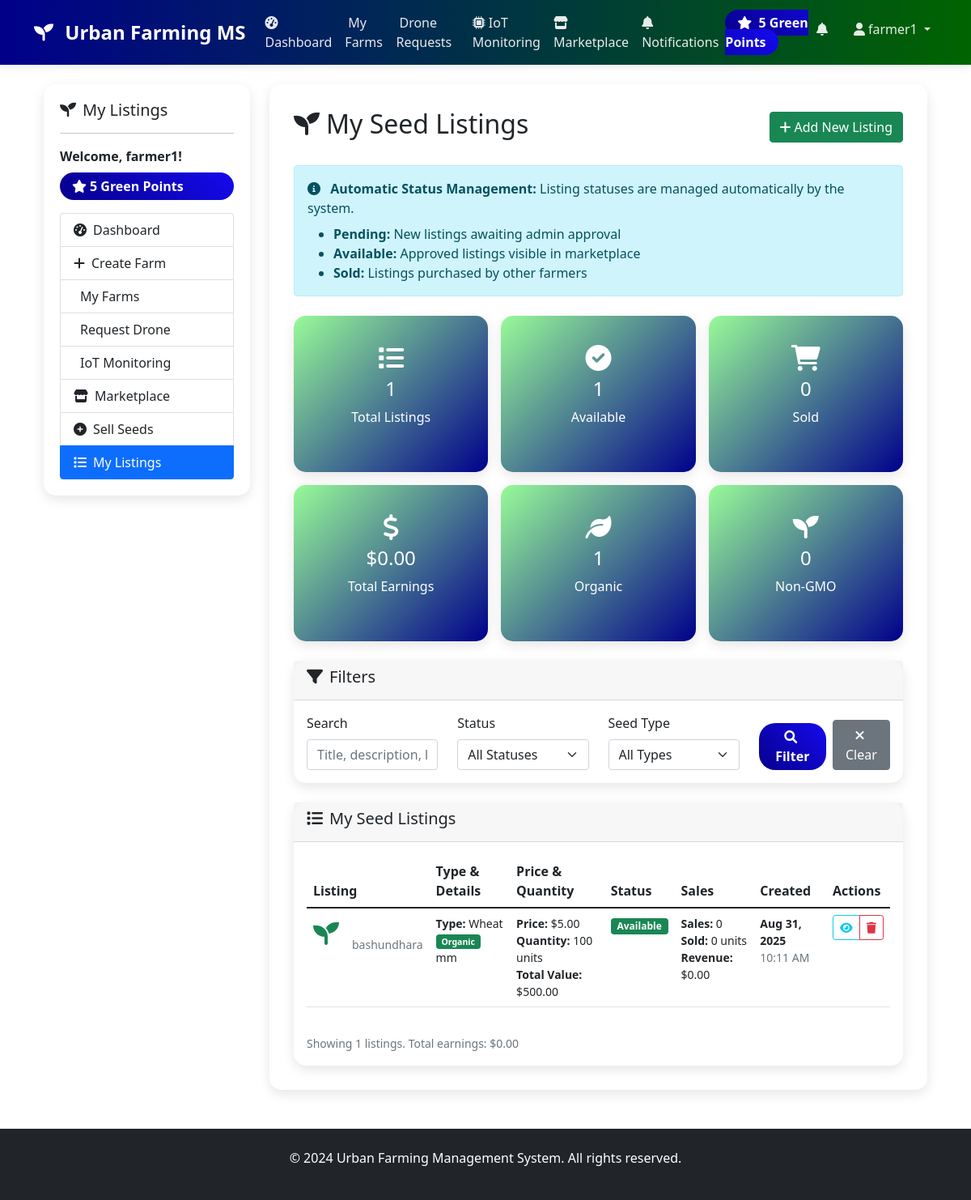
The page /my_listings.php (signed in) on the database its author committed.
### tables this page shows
CREATE TABLE `seed_listings` (
  `id` int(11) NOT NULL,
  `seller_id` int(11) NOT NULL,
  `seed_type` varchar(100) NOT NULL,
  `quantity` int(11) NOT NULL,
  `price` decimal(10,2) NOT NULL,
  `location` varchar(255) NOT NULL,
  `is_organic` tinyint(1) DEFAULT 0,
  `is_non_gmo` tinyint(1) DEFAULT 0,
  `description` text DEFAULT NULL,
  `status` enum('pending','available','sold') DEFAULT 'pending',
  `approved_by` int(11) DEFAULT NULL,
  `approved_at` timestamp NULL DEFAULT NULL,
  `notes` text DEFAULT NULL,
  `buyer_id` int(11) DEFAULT NULL,
  `green_points_earned_seller` int(11) DEFAULT 0,
  `green_points_earned_buyer` int(11) DEFAULT 0,
  `created_at` timestamp NOT NULL DEFAULT current_timestamp(),
  `updated_at` timestamp NOT NULL DEFAULT current_timestamp() ON UPDATE current_timestamp()
);

### my_listings.php (the view, shortened to what the rows shown need)
<?php
$database = new Database();
$db = $database->getConnection();
$where_conditions = ["sl.seller_id = ?"];
$params = [$_SESSION['user_id']];
$where_clause = 'WHERE ' . implode(' AND ', $where_conditions);
$listings_query = "SELECT sl.*,
                          COUNT(DISTINCT s.id) as total_sales,
                          SUM(s.quantity) as total_quantity_sold,
                          SUM(s.total_price) as total_revenue
                   FROM seed_listings sl
                   LEFT JOIN seed_sales s ON sl.id = s.listing_id
                   $where_clause
                   GROUP BY sl.id
                   ORDER BY sl.created_at DESC";
$listings_stmt = $db->prepare($listings_query);
$listings_stmt->execute($params);
$my_listings = $listings_stmt->fetchAll(PDO::FETCH_ASSOC);
include 'includes/header.php';
?>
<div class="container-fluid">
    <div class="row">
        <div class="col-md-9">
            <div class="main-content">
                <div class="d-flex justify-content-between align-items-center mb-4">
                    <h2><i class="fas fa-seedling me-2"></i>My Seed Listings</h2>
                </div>
                <div class="card">
                    <div class="card-body">
                        <?php if(empty($my_listings)): ?>
                            <div class="text-center py-4">
                                <i class="fas fa-seedling fa-3x text-muted mb-3"></i>
                                <p class="text-muted">No seed listings found matching your criteria.</p>
                                <a href="sell_seeds.php" class="btn btn-success">
                                    <i class="fas fa-plus me-1"></i>Create Your First Listing
                                </a>
                            </div>
                        <?php else: ?>
                            <div class="table-responsive">
                                <table class="table table-hover">
                                    <thead>
                                        <tr>
                                            <th>Listing</th>
                                            <th>Type & Details</th>
                                            <th>Price & Quantity</th>
                                            <th>Status</th>
                                            <th>Sales</th>
                                            <th>Created</th>
                                            <th>Actions</th>
                                        </tr>
                                    </thead>
                                    <tbody>
                                        <?php foreach($my_listings as $listing): ?>
                                            <tr>
                                                <td>
                                                    <div class="d-flex align-items-center">
                                                        <div class="avatar me-3">
                                                            <i class="fas fa-seedling fa-2x text-success"></i>
                                                        </div>
                                                        <div>
                                                            <br>
                                                            <small class="text-muted"><?php echo htmlspecialchars($listing['location']); ?></small>
                                                        </div>
                                                    </div>
                                                </td>
                                                <td>
                                                    <div class="small">
                                                        <div><strong>Type:</strong> <?php echo ucfirst($listing['seed_type']); ?></div>
                                                        <div class="text-muted">
                                                            <?php if($listing['is_organic']): ?>
                                                                <span class="badge bg-success me-1">Organic</span>
                                                            <?php endif; ?>
                                                        </div>
                                                        <?php if($listing['description']): ?>
                                                            <div class="text-truncate" style="max-width: 200px;">
                                                                <?php echo htmlspecialchars($listing['description']); ?>
                                                            </div>
                                                        <?php endif; ?>
                                                    </div>
                                                </td>
                                                <td>
                                                    <div class="small">
                                                        <div><strong>Price:</strong> $<?php echo number_format($listing['price'], 2); ?></div>
                                                        <div><strong>Quantity:</strong> <?php echo number_format($listing['quantity']); ?> units</div>
                                                        <div><strong>Total Value:</strong> $<?php echo number_format($listing['price'] * $listing['quantity'], 2); ?></div>
                                                    </div>
                                                </td>
                                                <td>
                                                    <?php if($listing['status'] == 'available'): ?>
                                                        <span class="badge bg-success">Available</span>
                                                    <?php elseif($listing['status'] == 'sold'): ?>
                                                        <span class="badge bg-warning">Sold</span>
                                                    <?php elseif($listing['status'] == 'pending'): ?>
                                                        <span class="badge bg-info">Pending</span>
                                                    <?php endif; ?>
                                                </td>
                                                <td>
                                                    <div class="small">
                                                        <div><strong>Sales:</strong> <?php echo $listing['total_sales'] ?? 0; ?></div>
                                                        <div><strong>Sold:</strong> <?php echo number_format($listing['total_quantity_sold'] ?? 0); ?> units</div>
                                                        <div><strong>Revenue:</strong> $<?php echo number_format($listing['total_revenue'] ?? 0, 2); ?></div>
                                                    </div>
                                                </td>
                                                <td>
                                                    <div class="small">
                                                        <strong><?php echo date('M j, Y', strtotime($listing['created_at'])); ?></strong>
                                                        <br>
                                                        <span class="text-muted"><?php echo date('g:i A', strtotime($listing['created_at'])); ?></span>
                                                    </div>
                                                </td>
                                                <td>
                                                    <div class="btn-group" role="group">
                                                        <button type="button" class="btn btn-sm btn-outline-info" data-bs-toggle="modal" data-bs-target="#listingModal"
                                                                data-listing-data='<?php echo json_encode($listing); ?>'>
                                                            <i class="fas fa-eye"></i>
                                                        </button>
                                                        <button type="button" class="btn btn-sm btn-outline-danger" onclick="deleteListing(<?php echo $listing['id']; ?>)">
                                                            <i class="fas fa-trash"></i>
                                                        </button>
                                                    </div>
                                                </td>
                                            </tr>
                                        <?php endforeach; ?>
                                    </tbody>
                                </table>
                            </div>
                        <?php endif; ?>
                    </div>
                </div>
            </div>
        </div>
    </div>
</div>
<?php include 'includes/footer.php'; ?>

### rows shown on the page
seed_listings: location "bashundhara", seed_type "Wheat", is_organic "Organic", description "mm", price "5.00", quantity "100", $listing['price'] * $listing['quantity'] "500.00", status "Available", total_sales "0", total_quantity_sold "0", total_revenue "0.00", created_at "Aug 31, 2025", created_at "10:11 AM"

### other values the page prints
$_SESSION['green_points'] "5"
$_SESSION['username'] "farmer1"
$listing_stats['total_listings'] "1"
$listing_stats['available_listings'] "1"
$listing_stats['sold_listings'] "0"
$earnings_stats['total_earnings'] "0.00"
$listing_stats['organic_listings'] "1"
$listing_stats['non_gmo_listings'] "0"
count($my_listings) "1"
